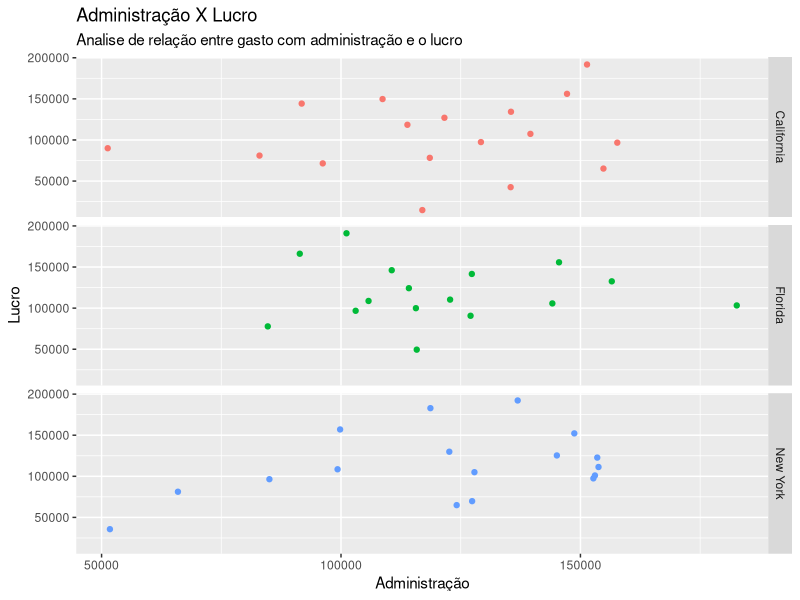
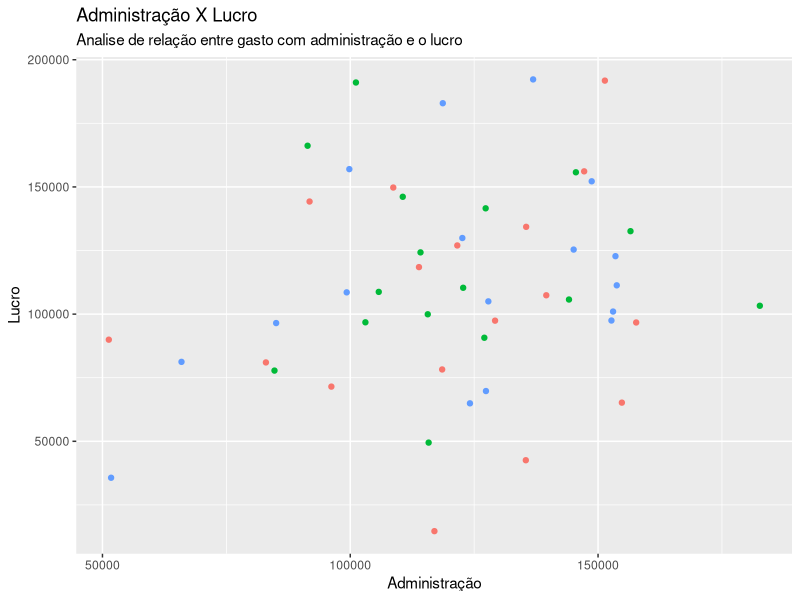
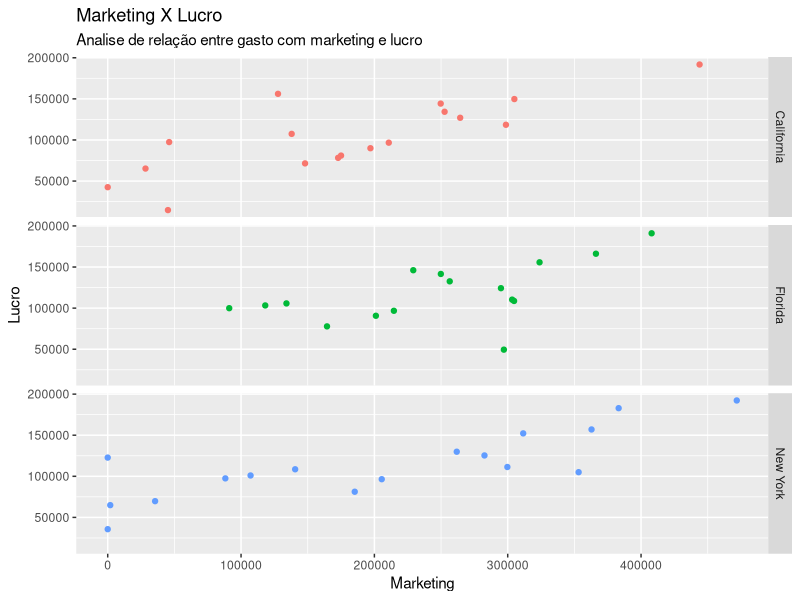
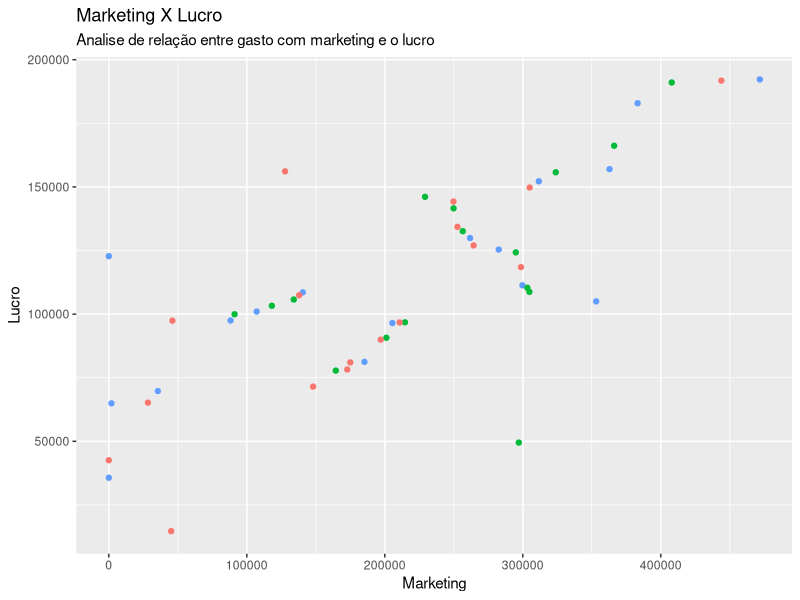
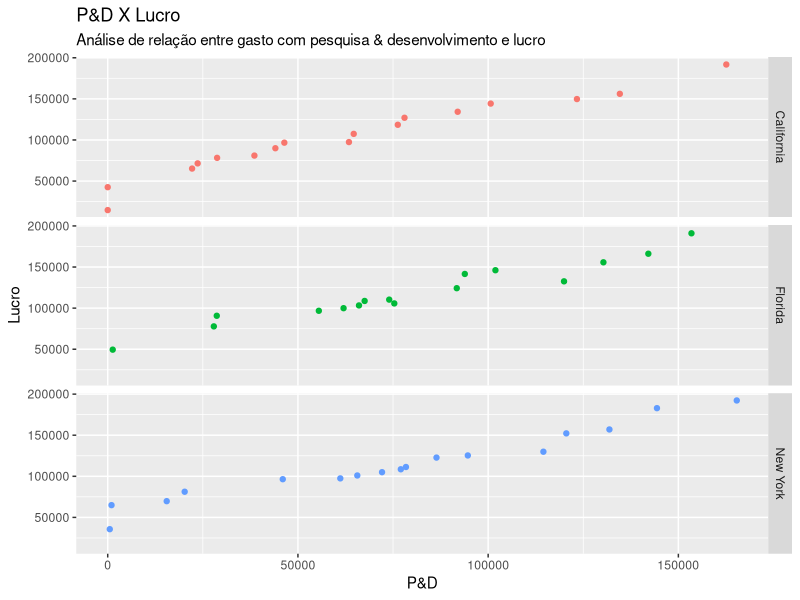
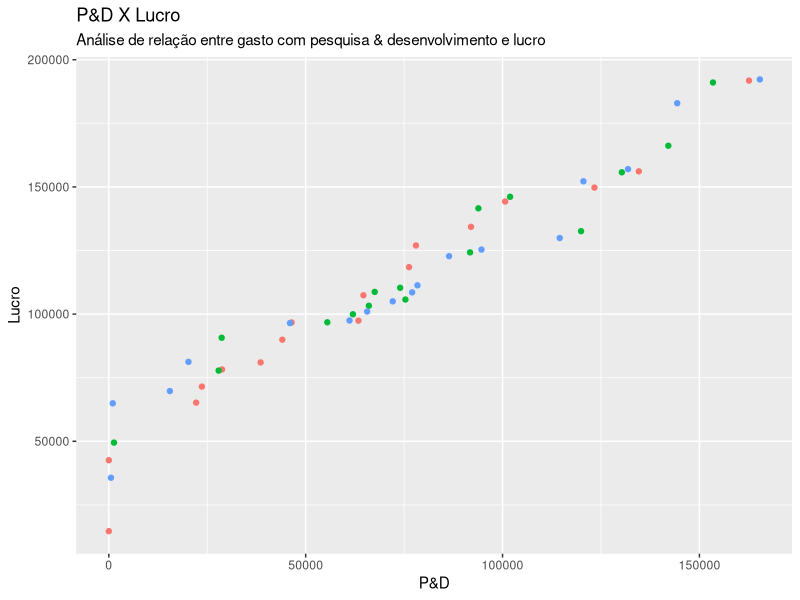
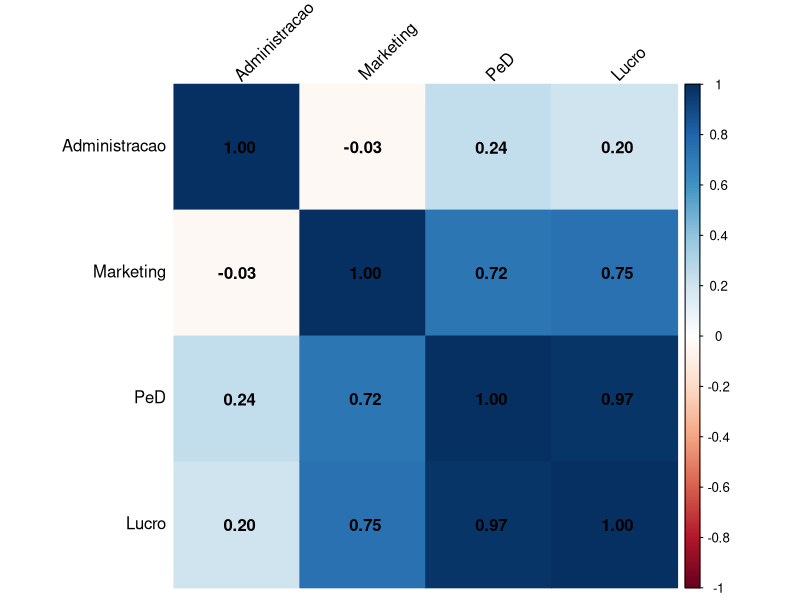
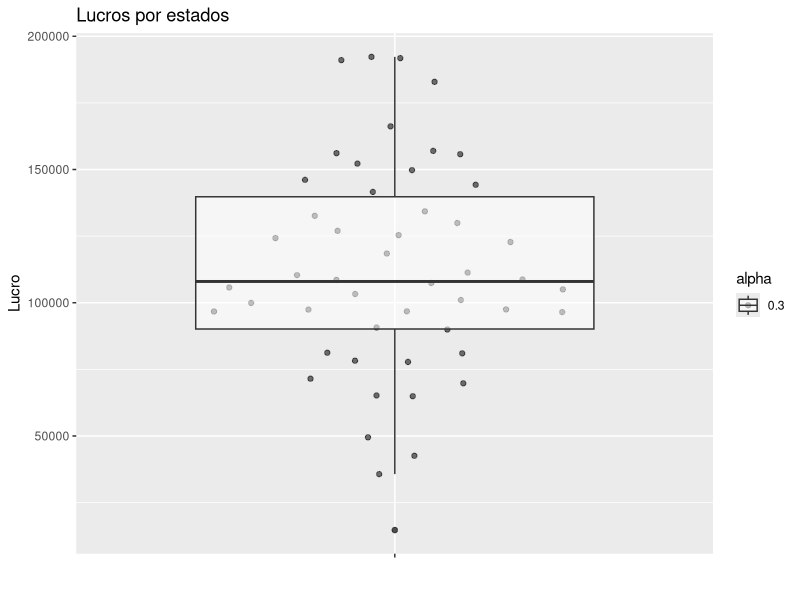

These charts were generated, in order, by the following R code:
## ---- chunk 1
library(tidyverse)
library(ggbeeswarm)
library(ggplot2)
library(corrplot)
library(caTools)
library(lmtest)
#library(car)

knitr::opts_chunk$set(tidy = FALSE, fig.width = 8, fig.height = 6, echo = TRUE)

options(scipen = 999)

dataset = read_csv(here::here("data/50_startups.csv"),
                 col_types = "dddcd")

names(dataset)[names(dataset) == 'ReD'] <- 'PeD'
names(dataset)[names(dataset) == 'Administration'] <- 'Administracao'
names(dataset)[names(dataset) == 'State'] <- 'Estado'
names(dataset)[names(dataset) == 'Profit'] <- 'Lucro'
## ---- chunk 2
ggplot(data = dataset) +
    theme(legend.position="none")+
    geom_point(aes(x = Administracao, y = Lucro, color = Estado)) +
    facet_grid(Estado ~ .) +
    labs(x = "Administração", y = "Lucro", title = "Administração X Lucro", subtitle =  "Analise de relação entre gasto com administração e o lucro")
## ---- chunk 3
ggplot(data = dataset) +
    theme(legend.position="none")+
    geom_point(aes(x = Administracao, y = Lucro, color = Estado))+
    labs(x = "Administração", y = "Lucro", title = "Administração X Lucro", subtitle =  "Analise de relação entre gasto com administração e o lucro")
## ---- chunk 4
ggplot(data = dataset) +
    theme(legend.position="none")+
    geom_point(aes(x = Marketing, y = Lucro, color = Estado))+
    facet_grid(Estado ~ .) +
    labs(x = "Marketing", y = "Lucro", title = "Marketing X Lucro", subtitle =  "Analise de relação entre gasto com marketing e lucro")
## ---- chunk 5
ggplot(data = dataset) +
    theme(legend.position="none")+
    geom_point(aes(x = Marketing, y = Lucro, color= Estado))+
    labs(x = "Marketing", y = "Lucro", title = "Marketing X Lucro", subtitle =  "Analise de relação entre gasto com marketing e o lucro")
## ---- chunk 6
ggplot(data = dataset) +
    theme(legend.position="none")+
    geom_point(aes(x = PeD, y = Lucro, color = Estado)) +
    facet_grid(Estado ~ .) +
    labs(x = "P&D", y = "Lucro", title = "P&D X Lucro", subtitle =  "Análise de relação entre gasto com pesquisa & desenvolvimento e lucro")
## ---- chunk 7
ggplot(data = dataset) +
    theme(legend.position="none")+
    geom_point(aes(x = PeD, y = Lucro, color = Estado)) +
    labs(x = "P&D", y = "Lucro", title = "P&D X Lucro", subtitle =  "Análise de relação entre gasto com pesquisa & desenvolvimento e lucro")
## ---- chunk 8
numerical_columns = dataset[c("PeD", "Lucro", "Administracao", "Marketing")]
corrplot(cor(numerical_columns), method="color",  
         order="hclust", 
         addCoef.col = "black", 
         tl.col="black", tl.srt=45, 
         sig.level = 0.01, insig = "blank"
         )
## ---- chunk 9
ggplot(data = dataset) +
    geom_quasirandom(aes(x = "" , y = Lucro, alpha = 0.3))+
    geom_boxplot(aes(x = "", y = Lucro, alpha = 0.3))+
    labs(x = "", y = "Lucro", title = "Lucros por estados")
## ---- chunk 10
ggplot(data = dataset) +
    geom_quasirandom(aes(x = Estado, y = Lucro, color = Estado, alpha = 0.3))+
    geom_boxplot(aes(x = Estado, y = Lucro, color = Estado, alpha = 0.3))+
    labs(x = "", y = "Lucro", title = "Lucros por estados")
## ---- chunk 11
dataset$Estado = factor(dataset$Estado,
                       levels = c('New York', 'California', 'Florida'),
                       labels = c(1, 2, 3))

dataset$Estado <- as.numeric(levels(dataset$Estado)[dataset$Estado])
## ---- chunk 12
set.seed(100)
split = sample.split(dataset$Lucro, SplitRatio = 0.8)

training_set = subset(dataset, split == TRUE)
test_set = subset(dataset, split == FALSE)
## ---- chunk 13
regressor = lm(formula = Lucro ~ .,
               data = training_set)
summary(regressor)
## ---- chunk 14
regressor = lm(formula = Lucro ~ Marketing + PeD + Estado,
               data = training_set)
summary(regressor)
## ---- chunk 15
regressor = lm(formula = Lucro ~ Marketing + PeD,
               data = training_set)
summary(regressor)
## ---- chunk 16
regressor = lm(formula = Lucro ~ PeD,
               data = training_set)
summary(regressor)
## ---- chunk 17
regressor_mk = lm(formula = Lucro ~ Marketing,
               data = training_set)
summary(regressor_mk)
## ---- chunk 18
predicoes = predict(regressor)
residuos = residuals(regressor)

ggplot(training_set, aes(x = PeD, y = Lucro)) +
  geom_smooth(method = "lm", se = FALSE, color = "lightgrey") +     # regression line  
  geom_segment(aes(xend = PeD, yend = predicoes), alpha = .2) +     # draw line from point to line
  geom_point(aes(color = abs(residuos), size = abs(residuos))) +    # size of the points
  scale_color_continuous(low = "green", high = "red") +             # colour of the points mapped to residual size - green smaller, red larger
  guides(color = FALSE, size = FALSE) +                             # size legend removed
  geom_point(aes(y = predicoes), shape = 1) +
  theme_bw() 
## ---- chunk 19
plot(regressor, which=1, col=c("blue"))
## ---- chunk 20
plot(regressor, which=2, col=c("blue"))
## ---- chunk 21
plot(density(residuos))
## ---- chunk 22
shapiro.test(residuos)
## ---- chunk 23
plot(regressor, which=3, col=c("blue"))  # Scale-Location Plot
## ---- chunk 24
bptest(regressor)
## ---- chunk 25
#durbinWatsonTest(regressor)
## ---- chunk 26
cooksd = cooks.distance(regressor)
cooksd
## ---- chunk 27
plot(cooksd)
## ---- chunk 28
dfbetas(regressor)
## ---- chunk 29
dffits(regressor)
## ---- chunk 30
test_set$Lucro_est <- predict(regressor, test_set)

ggplot(test_set)+
  aes(x = PeD)+
  geom_point(aes(y = Lucro)) +
  geom_line(aes(x = PeD, y = Lucro_est), color = "purple") +
  ggtitle('Verificação do Lucro estimado para o conjunto de teste')
## ---- chunk 31
  test_set[,c("PeD", "Lucro", "Lucro_est")]
## ---- chunk 32
caso <- data.frame(
  PeD = c(190150.89, 94712.60, 75642.33)
)
## ---- chunk 33
predict(regressor, newdata = caso)
